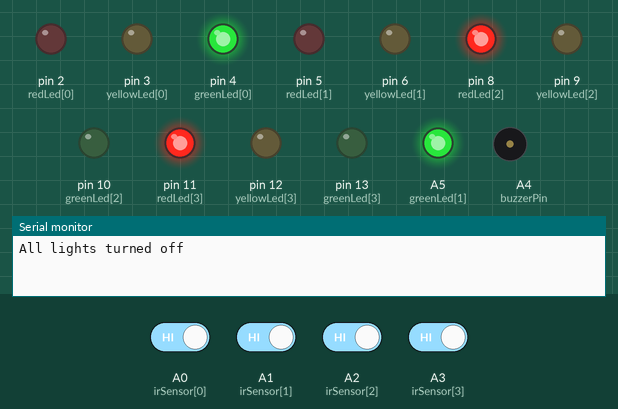
A sketch run on a simulated Arduino Uno, built with avr-gcc and run on an emulated ATmega328P. On the bench: output pins drawn as LEDs (lit = HIGH), buzzer (waves = sounding, pin HIGH), the last lines printed to the serial monitor. Dashed ring = blinking. The test bench sets the inputs (shaded band); at power-on: A0 (irSensor[0]), A1 (irSensor[1]), A2 (irSensor[2]), A3 (irSensor[3]) HIGH.

Above: at 1.2 s.
1.3 s: A0 (irSensor[0]) driven LOW
12.5 s: A1 (irSensor[1]) driven LOW
At 16.4 s:
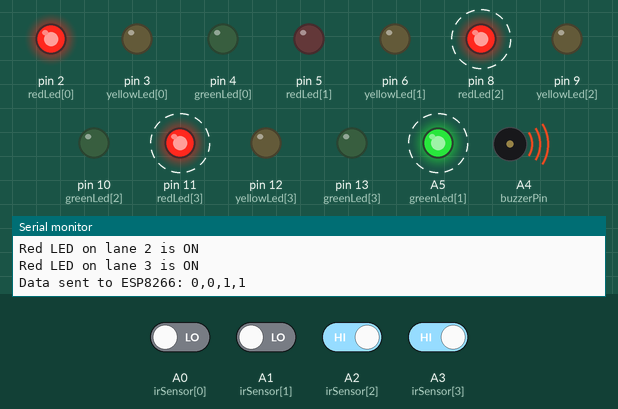
26.5 s: A2 (irSensor[2]) driven LOW
At 28.5 s:
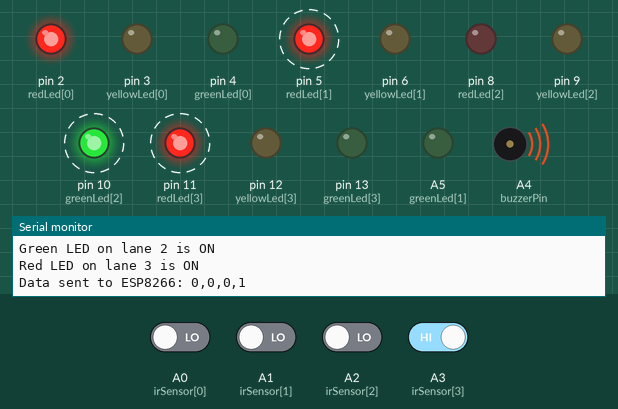
37.7 s: A3 (irSensor[3]) driven LOW
At 39.2 s:
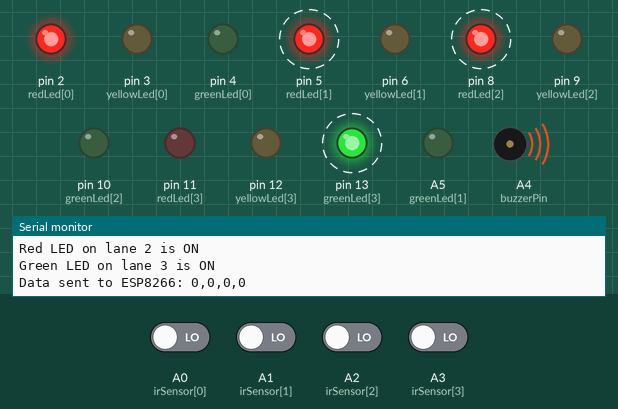
48.9 s: A3 (irSensor[3]) driven HIGH
At 50.1 s:
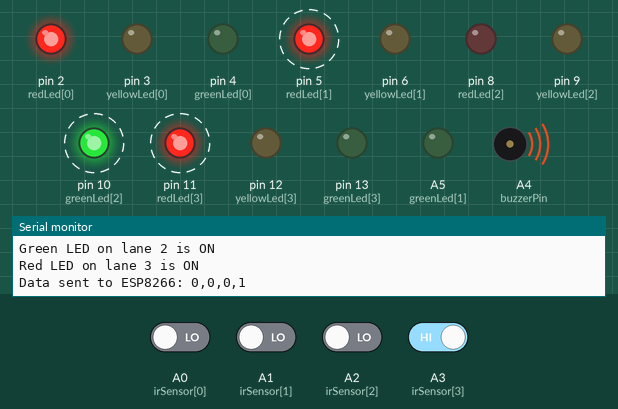
60.1 s: A2 (irSensor[2]) driven HIGH
At 62.2 s:
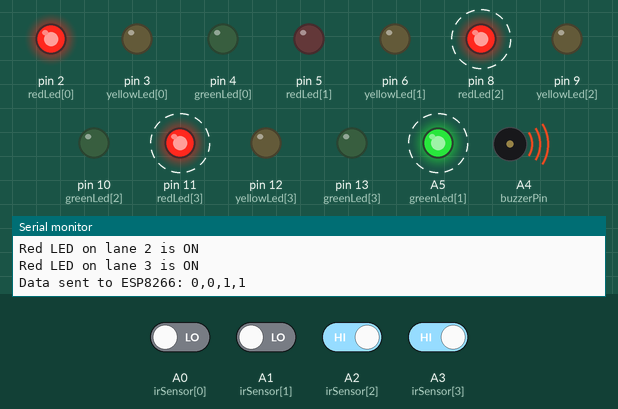
Timing chart, 0 to 72.3 s (numbered marks = the images above; inputs shaded):
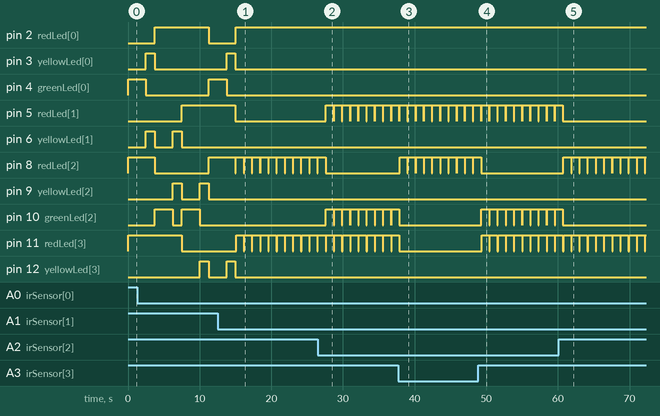

The sketch:

IotTrafficControl.ino
```cpp
#include <SoftwareSerial.h>

const int redLed[] = {2, 5, 8, 11};
const int yellowLed[] = {3, 6, 9, 12};
const int greenLed[] = {4, A5, 10, 13};

const int irSensor[] = {A0, A1, A2, A3};
const int buzzerPin = A4;

SoftwareSerial espSerial(6, 7);  // RX, TX

const int interval = 2500;  // Interval for each light state in milliseconds

void setup() {
  Serial.begin(9600);
  espSerial.begin(9600);

  for (int i = 0; i < 4; i++) {
    pinMode(redLed[i], OUTPUT);
    pinMode(yellowLed[i], OUTPUT);
    pinMode(greenLed[i], OUTPUT);
    pinMode(irSensor[i], INPUT);
  }

  pinMode(buzzerPin, OUTPUT);

  // Turn off all LEDs initially
  turnOffAllLights();
}


void loop() {
  int sensor[4];
  bool highTraffic = false;
  int highTrafficLane = -1;

  // Read sensors
  for (int i = 0; i < 4; i++) {
    sensor[i] = digitalRead(irSensor[i]);
    if (sensor[i] == LOW) {
      highTraffic = true;
      highTrafficLane = i;
    }
  }


  if (highTraffic) {
    handleHighTraffic(highTrafficLane, sensor);
  } else {
    digitalWrite(buzzerPin, LOW);  // Turn off the buzzer when density drops
    normalTrafficLightSequence();
  }
}


void handleHighTraffic(int lane, int sensor[]) {
  digitalWrite(buzzerPin, HIGH);  // Turn on the buzzer

  // Set all lanes to red except the high traffic lane to green
  setTrafficLights(lane);

  // Send traffic data to ESP8266
  String data = String(sensor[0]) + "," + String(sensor[1]) + "," + String(sensor[2]) + "," + String(sensor[3]);
  espSerial.println(data);

  Serial.println("Data sent to ESP8266: " + data);

  delay(1000);  // Delay for 1 second
}

void setTrafficLights(int lane) {
  turnOffAllLights();

  Serial.print("Setting traffic lights. High traffic lane: ");
  Serial.println(lane);

  for (int i = 0; i < 4; i++) {
    if (i == lane) {
      digitalWrite(greenLed[i], HIGH);
      Serial.print("Green LED on lane ");
      Serial.print(i);
      Serial.println(" is ON");
    } else {
      digitalWrite(redLed[i], HIGH);
      Serial.print("Red LED on lane ");
      Serial.print(i);
      Serial.println(" is ON");
    }
  }
}

void turnOffAllLights() {
  for (int i = 0; i < 4; i++) {
    digitalWrite(redLed[i], LOW);
    digitalWrite(yellowLed[i], LOW);
    digitalWrite(greenLed[i], LOW);
  }
  Serial.println("All lights turned off");
}

void normalTrafficLightSequence() {
  int lanePairs[4][2] = {{0, 1}, {1, 2}, {2, 3}, {3, 0}};

  for (int i = 0; i < 4; i++) {
    int lane1 = lanePairs[i][0];
    int lane2 = lanePairs[i][1];


    // Set all lanes to red initially
    for (int j = 0; j < 4; j++) {
      digitalWrite(redLed[j], HIGH);
      digitalWrite(yellowLed[j], LOW);
      digitalWrite(greenLed[j], LOW);
    }

    // Set current pair of lanes to green
    digitalWrite(redLed[lane1], LOW);     // Turn off red
    digitalWrite(redLed[lane2], LOW);     // Turn off red
    digitalWrite(greenLed[lane1], HIGH);  // Turn on green
    digitalWrite(greenLed[lane2], HIGH);  // Turn on green
    delay(interval);                      // Green light duration

    digitalWrite(greenLed[lane1], LOW);    // Turn off green
    digitalWrite(greenLed[lane2], LOW);    // Turn off green
    digitalWrite(yellowLed[lane1], HIGH);  // Turn on yellow
    digitalWrite(yellowLed[lane2], HIGH);  // Turn on yellow
    delay(interval / 2);                   // Yellow light duration (shorter)

    digitalWrite(yellowLed[lane1], LOW);  // Turn off yellow
    digitalWrite(yellowLed[lane2], LOW);  // Turn off yellow
  }
}
```

Measured:
- after the input at 12.5 s, pin 2 (redLed[0]): LOW → HIGH after 2.5 s; pin 4 (greenLed[0]): goes on until 13.8 s, then stays LOW; pin 5 (redLed[1]): goes on until 15.0 s, then stays LOW; A5 (greenLed[1]): alternates HIGH for 1.1 s and LOW for 0.03 s, starting after 2.5 s
- after the input at 26.5 s, pin 5 (redLed[1]): alternates HIGH for 1.1 s and LOW for 0.03 s, starting after 1.1 s; pin 8 (redLed[2]), A5 (greenLed[1]): goes on until 27.6 s, then stays LOW; pin 10 (greenLed[2]): alternates HIGH for 1.1 s and LOW for 0.06 s, starting after 1.1 s
- after the input at 37.7 s, pin 8 (redLed[2]): alternates HIGH for 1.1 s and LOW for 0.06 s, starting after 0.21 s; pin 10 (greenLed[2]), pin 11 (redLed[3]): goes on until 37.9 s, then stays LOW; pin 13 (greenLed[3]): alternates HIGH for 1.1 s and LOW for 0.08 s, starting after 0.24 s
- after the input at 48.9 s, pin 8 (redLed[2]), pin 13 (greenLed[3]): goes on until 49.3 s, then stays LOW; pin 10 (greenLed[2]): alternates HIGH for 1.1 s and LOW for 0.06 s, starting after 0.44 s; pin 11 (redLed[3]): alternates HIGH for 1.1 s and LOW for 0.08 s, starting after 0.46 s
- after the input at 60.1 s, pin 5 (redLed[1]), pin 10 (greenLed[2]): goes on until 60.7 s, then stays LOW; pin 8 (redLed[2]): alternates HIGH for 1.1 s and LOW for 0.06 s, starting after 0.66 s; A5 (greenLed[1]): alternates HIGH for 1.1 s and LOW for 0.03 s, starting after 0.64 s
- by itself, pin 6 (yellowLed[1]): alternates HIGH for 1.3 s and LOW for 2.5 s, 4 changes in all, then stays LOW
- by itself, pin 8 (redLed[2]): alternates HIGH for 1.1 s and LOW for 0.06 s
- by itself, pin 9 (yellowLed[2]): alternates HIGH for 1.3 s and LOW for 2.5 s
